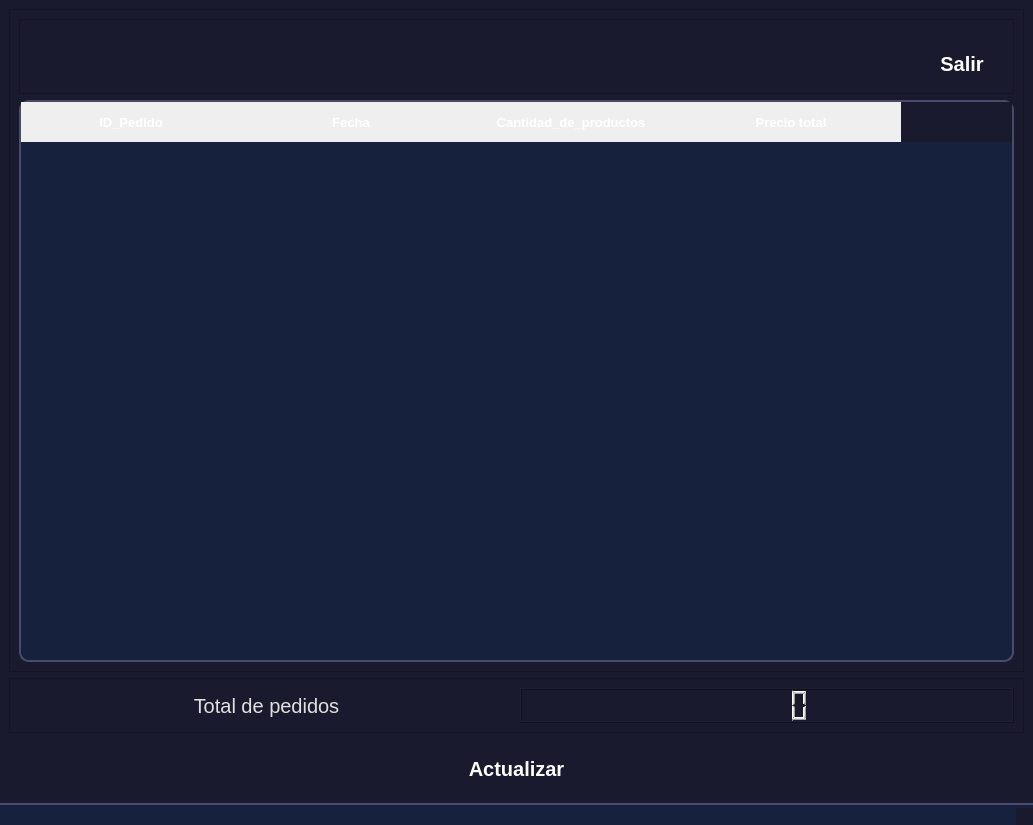
<?xml version="1.0" encoding="UTF-8"?>
<ui version="4.0">
 <class>MainWindow</class>
 <widget class="QMainWindow" name="MainWindow">
  <property name="geometry">
   <rect>
    <x>0</x>
    <y>0</y>
    <width>1033</width>
    <height>825</height>
   </rect>
  </property>
  <property name="windowTitle">
   <string>MainWindow</string>
  </property>
  <property name="styleSheet">
   <string notr="true">/* ========================================
   ESTILO JUVENIL MODERNO - Qt Designer
   Colores: Azul Eléctrico, Morado, Coral
   ======================================== */

/* CONFIGURACIÓN GENERAL */
QWidget {
    background-color: #1a1a2e;
    color: #e0e0e0;
    font-family: &quot;Segoe UI&quot;, Arial, sans-serif;
    font-size: 14px;
}

QMainWindow {
    background-color: #16213e;
}

/* BOTONES */
QPushButton {
    background-color: qlineargradient(x1:0, y1:0, x2:1, y2:1,
                                      stop:0 #6C63FF, stop:1 #5a52d5);
    color: white;
    border: none;
    border-radius: 12px;
    padding: 10px 20px;
    font-weight: bold;
    font-size: 20px;
    min-height: 35px;
}

QPushButton:hover {
    background-color: qlineargradient(x1:0, y1:0, x2:1, y2:1,
                                      stop:0 #7d75ff, stop:1 #6b63e5);
    transform: scale(1.05);
}

QPushButton:pressed {
    background-color: qlineargradient(x1:0, y1:0, x2:1, y2:1,
                                      stop:0 #5548cc, stop:1 #4a41b8);
    padding-top: 12px;
    padding-bottom: 8px;
}

QPushButton:disabled {
    background-color: #3a3a4a;
    color: #6a6a7a;
}

/* Botón Alternativo (Acento Coral) */
QPushButton#btnAccion,
QPushButton#btnGuardar,
QPushButton#btnAceptar {
    background-color: qlineargradient(x1:0, y1:0, x2:1, y2:1,
                                      stop:0 #FF6B6B, stop:1 #ee5a6f);
}

QPushButton#btnAccion:hover,
QPushButton#btnGuardar:hover,
QPushButton#btnAceptar:hover {
    background-color: qlineargradient(x1:0, y1:0, x2:1, y2:1,
                                      stop:0 #ff7c7c, stop:1 #ff6b7f);
}

/* LINE EDIT (CAMPOS DE TEXTO) */
QLineEdit {
    background-color: #0f3460;
    border: 2px solid #16213e;
    border-radius: 10px;
    padding: 10px 15px;
    color: #e0e0e0;
    selection-background-color: #6C63FF;
    font-size: 14px;
}

QLineEdit:focus {
    border: 2px solid #6C63FF;
    background-color: #133b5c;
}

QLineEdit:hover {
    border: 2px solid #4a4a6a;
}

QLineEdit:disabled {
    background-color: #2a2a3a;
    color: #6a6a7a;
    border: 2px solid #1a1a2a;
}

/* TEXT EDIT Y PLAIN TEXT EDIT */
QTextEdit, QPlainTextEdit {
    background-color: #0f3460;
    border: 2px solid #16213e;
    border-radius: 10px;
    padding: 10px;
    color: #e0e0e0;
    selection-background-color: #6C63FF;
}

QTextEdit:focus, QPlainTextEdit:focus {
    border: 2px solid #6C63FF;
}

/* COMBO BOX */
QComboBox {
    background-color: #0f3460;
    border: 2px solid #16213e;
    border-radius: 10px;
    padding: 8px 15px;
    color: #e0e0e0;
    min-height: 30px;
}

QComboBox:hover {
    border: 2px solid #4a4a6a;
}

QComboBox:focus {
    border: 2px solid #6C63FF;
}

QComboBox::drop-down {
    border: none;
    width: 30px;
}

QComboBox::down-arrow {
    image: url(down_arrow.png);
    width: 12px;
    height: 12px;
}

QComboBox QAbstractItemView {
    background-color: #0f3460;
    border: 2px solid #6C63FF;
    border-radius: 8px;
    selection-background-color: #6C63FF;
    selection-color: white;
    padding: 5px;
    outline: none;
}

/* SPIN BOX Y DOUBLE SPIN BOX */
QSpinBox, QDoubleSpinBox {
    background-color: #0f3460;
    border: 2px solid #16213e;
    border-radius: 10px;
    padding: 8px 15px;
    color: #e0e0e0;
}

QSpinBox:focus, QDoubleSpinBox:focus {
    border: 2px solid #6C63FF;
}

QSpinBox::up-button, QDoubleSpinBox::up-button {
    background-color: #6C63FF;
    border-top-right-radius: 8px;
    width: 20px;
}

QSpinBox::down-button, QDoubleSpinBox::down-button {
    background-color: #6C63FF;
    border-bottom-right-radius: 8px;
    width: 20px;
}

/* LABELS */
QLabel {
    color: #e0e0e0;
    background-color: transparent;
    font-size: 20px;
}

QLabel#lblTitulo {
    font-size: 24px;
    font-weight: bold;
    color: #6C63FF;
    padding: 10px;
}

QLabel#lblSubtitulo {
    font-size: 18px;
    font-weight: bold;
    color: #FF6B6B;
}

/* CHECK BOX */
QCheckBox {
    color: #e0e0e0;
    spacing: 8px;
}

QCheckBox::indicator {
    width: 20px;
    height: 20px;
    border-radius: 5px;
    border: 2px solid #4a4a6a;
    background-color: #0f3460;
}

QCheckBox::indicator:checked {
    background-color: #6C63FF;
    border: 2px solid #6C63FF;
    image: url(check.png);
}

QCheckBox::indicator:hover {
    border: 2px solid #6C63FF;
}

/* RADIO BUTTON */
QRadioButton {
    color: #e0e0e0;
    spacing: 8px;
}

QRadioButton::indicator {
    width: 20px;
    height: 20px;
    border-radius: 10px;
    border: 2px solid #4a4a6a;
    background-color: #0f3460;
}

QRadioButton::indicator:checked {
    background-color: #6C63FF;
    border: 2px solid #6C63FF;
}

QRadioButton::indicator:hover {
    border: 2px solid #6C63FF;
}

/* GROUP BOX */
QGroupBox {
    border: 2px solid #4a4a6a;
    border-radius: 12px;
    margin-top: 15px;
    padding-top: 20px;
    font-weight: bold;
    color: #FF6B6B;
}

QGroupBox::title {
    subcontrol-origin: margin;
    subcontrol-position: top left;
    padding: 5px 15px;
    background-color: #16213e;
    border-radius: 8px;
    color: #FF6B6B;
}

/* TAB WIDGET */
QTabWidget::pane {
    border: 2px solid #4a4a6a;
    border-radius: 10px;
    background-color: #16213e;
    top: -2px;
}

QTabBar::tab {
    background-color: #0f3460;
    color: #a0a0a0;
    border: none;
    border-top-left-radius: 10px;
    border-top-right-radius: 10px;
    padding: 12px 25px;
    margin-right: 5px;
    font-weight: bold;
}

QTabBar::tab:selected {
    background-color: qlineargradient(x1:0, y1:0, x2:0, y2:1,
                                      stop:0 #6C63FF, stop:1 #5a52d5);
    color: white;
}

QTabBar::tab:hover {
    background-color: #1a4d7a;
    color: #e0e0e0;
}

/* TABLE WIDGET */
QTableWidget {
    background-color: #16213e;
    alternate-background-color: #1a2332;
    border: 2px solid #4a4a6a;
    border-radius: 10px;
    gridline-color: #2a3a4a;
    color: #e0e0e0;
}

QTableWidget::item {
    padding: 8px;
    border: none;
}

QTableWidget::item:selected {
    background-color: #6C63FF;
    color: white;
}

QTableWidget::item:hover {
    background-color: #2a4a6a;
}

QHeaderView::section {
    background-color: qlineargradient(x1:0, y1:0, x2:0, y2:1,
                                      stop:0 #6C63FF, stop:1 #5a52d5);
    color: white;
    padding: 10px;
    border: none;
    font-weight: bold;
    font-size: 13px;
}

QHeaderView::section:hover {
    background-color: #7d75ff;
}

/* SCROLLBAR VERTICAL */
QScrollBar:vertical {
    background-color: #1a1a2e;
    width: 12px;
    margin: 0;
    border-radius: 6px;
}

QScrollBar::handle:vertical {
    background-color: #6C63FF;
    min-height: 30px;
    border-radius: 6px;
}

QScrollBar::handle:vertical:hover {
    background-color: #7d75ff;
}

QScrollBar::add-line:vertical,
QScrollBar::sub-line:vertical {
    height: 0px;
}

/* SCROLLBAR HORIZONTAL */
QScrollBar:horizontal {
    background-color: #1a1a2e;
    height: 12px;
    margin: 0;
    border-radius: 6px;
}

QScrollBar::handle:horizontal {
    background-color: #6C63FF;
    min-width: 30px;
    border-radius: 6px;
}

QScrollBar::handle:horizontal:hover {
    background-color: #7d75ff;
}

QScrollBar::add-line:horizontal,
QScrollBar::sub-line:horizontal {
    width: 0px;
}

/* PROGRESS BAR */
QProgressBar {
    background-color: #0f3460;
    border: 2px solid #16213e;
    border-radius: 10px;
    text-align: center;
    color: white;
    font-weight: bold;
    height: 25px;
}

QProgressBar::chunk {
    background-color: qlineargradient(x1:0, y1:0, x2:1, y2:0,
                                      stop:0 #6C63FF, stop:1 #FF6B6B);
    border-radius: 8px;
}

/* SLIDER */
QSlider::groove:horizontal {
    background-color: #0f3460;
    height: 8px;
    border-radius: 4px;
}

QSlider::handle:horizontal {
    background-color: #6C63FF;
    width: 20px;
    height: 20px;
    margin: -6px 0;
    border-radius: 10px;
}

QSlider::handle:horizontal:hover {
    background-color: #7d75ff;
}

/* MENU BAR */
QMenuBar {
    background-color: #16213e;
    color: #e0e0e0;
    border-bottom: 2px solid #4a4a6a;
}

QMenuBar::item {
    padding: 8px 15px;
    background-color: transparent;
}

QMenuBar::item:selected {
    background-color: #6C63FF;
    color: white;
}

/* MENU */
QMenu {
    background-color: #16213e;
    border: 2px solid #6C63FF;
    border-radius: 8px;
    padding: 5px;
}

QMenu::item {
    padding: 8px 30px 8px 15px;
    border-radius: 5px;
    color: #e0e0e0;
}

QMenu::item:selected {
    background-color: #6C63FF;
    color: white;
}

/* TOOLTIP */
QToolTip {
    background-color: #6C63FF;
    color: white;
    border: 2px solid #5a52d5;
    border-radius: 8px;
    padding: 8px;
    font-size: 12px;
}

/* STATUS BAR */
QStatusBar {
    background-color: #16213e;
    color: #a0a0a0;
    border-top: 2px solid #4a4a6a;
}

/* DIALOG */
QDialog {
    background-color: #1a1a2e;
}

/* LIST WIDGET */
QListWidget {
    background-color: #16213e;
    border: 2px solid #4a4a6a;
    border-radius: 10px;
    color: #e0e0e0;
    padding: 5px;
}

QListWidget::item {
    padding: 10px;
    border-radius: 8px;
    margin: 2px;
}

QListWidget::item:selected {
    background-color: #6C63FF;
    color: white;
}

QListWidget::item:hover {
    background-color: #2a4a6a;
}

/* TREE WIDGET */
QTreeWidget {
    background-color: #16213e;
    border: 2px solid #4a4a6a;
    border-radius: 10px;
    color: #e0e0e0;
}

QTreeWidget::item {
    padding: 8px;
}

QTreeWidget::item:selected {
    background-color: #6C63FF;
    color: white;
}

QTreeWidget::item:hover {
    background-color: #2a4a6a;
}

/* CALENDAR WIDGET */
QCalendarWidget {
    background-color: #16213e;
    border-radius: 10px;
}

QCalendarWidget QToolButton {
    color: #e0e0e0;
    background-color: #0f3460;
    border-radius: 5px;
    padding: 5px;
}

QCalendarWidget QToolButton:hover {
    background-color: #6C63FF;
}

QCalendarWidget QAbstractItemView {
    background-color: #16213e;
    selection-background-color: #6C63FF;
    selection-color: white;
}
</string>
  </property>
  <widget class="QWidget" name="centralwidget">
   <layout class="QVBoxLayout" name="verticalLayout_2">
    <item>
     <widget class="QFrame" name="frame">
      <property name="frameShape">
       <enum>QFrame::StyledPanel</enum>
      </property>
      <property name="frameShadow">
       <enum>QFrame::Raised</enum>
      </property>
      <layout class="QVBoxLayout" name="verticalLayout">
       <item>
        <widget class="QFrame" name="frame_3">
         <property name="minimumSize">
          <size>
           <width>0</width>
           <height>50</height>
          </size>
         </property>
         <property name="maximumSize">
          <size>
           <width>16777215</width>
           <height>80</height>
          </size>
         </property>
         <property name="layoutDirection">
          <enum>Qt::LeftToRight</enum>
         </property>
         <property name="frameShape">
          <enum>QFrame::StyledPanel</enum>
         </property>
         <property name="frameShadow">
          <enum>QFrame::Raised</enum>
         </property>
         <layout class="QHBoxLayout" name="horizontalLayout_2">
          <item>
           <spacer name="horizontalSpacer">
            <property name="orientation">
             <enum>Qt::Horizontal</enum>
            </property>
            <property name="sizeHint" stdset="0">
             <size>
              <width>40</width>
              <height>20</height>
             </size>
            </property>
           </spacer>
          </item>
          <item>
           <widget class="QPushButton" name="pushButton">
            <property name="minimumSize">
             <size>
              <width>0</width>
              <height>55</height>
             </size>
            </property>
            <property name="maximumSize">
             <size>
              <width>200</width>
              <height>40</height>
             </size>
            </property>
            <property name="text">
             <string>Salir</string>
            </property>
            <property name="icon">
             <iconset>
              <normaloff>../Documents/Qt proyecto final/Salir_logo.png</normaloff>../Documents/Qt proyecto final/Salir_logo.png</iconset>
            </property>
            <property name="iconSize">
             <size>
              <width>40</width>
              <height>40</height>
             </size>
            </property>
           </widget>
          </item>
         </layout>
        </widget>
       </item>
       <item>
        <widget class="QTableWidget" name="tableWidget">
         <attribute name="horizontalHeaderDefaultSectionSize">
          <number>220</number>
         </attribute>
         <column>
          <property name="text">
           <string>ID_Pedido</string>
          </property>
         </column>
         <column>
          <property name="text">
           <string>Fecha</string>
          </property>
         </column>
         <column>
          <property name="text">
           <string>Cantidad_de_productos</string>
          </property>
         </column>
         <column>
          <property name="text">
           <string>Precio total</string>
          </property>
         </column>
        </widget>
       </item>
      </layout>
     </widget>
    </item>
    <item>
     <widget class="QFrame" name="frame_2">
      <property name="minimumSize">
       <size>
        <width>0</width>
        <height>55</height>
       </size>
      </property>
      <property name="frameShape">
       <enum>QFrame::StyledPanel</enum>
      </property>
      <property name="frameShadow">
       <enum>QFrame::Raised</enum>
      </property>
      <layout class="QHBoxLayout" name="horizontalLayout">
       <item>
        <widget class="QLabel" name="label">
         <property name="text">
          <string>Total de pedidos</string>
         </property>
         <property name="alignment">
          <set>Qt::AlignCenter</set>
         </property>
        </widget>
       </item>
       <item>
        <widget class="QLCDNumber" name="lcdNumber"/>
       </item>
      </layout>
     </widget>
    </item>
    <item>
     <widget class="QPushButton" name="pushButton_2">
      <property name="minimumSize">
       <size>
        <width>0</width>
        <height>55</height>
       </size>
      </property>
      <property name="maximumSize">
       <size>
        <width>16777215</width>
        <height>50</height>
       </size>
      </property>
      <property name="text">
       <string>Actualizar</string>
      </property>
      <property name="icon">
       <iconset>
        <normaloff>../Documents/Qt proyecto final/Pagar_logo.png</normaloff>../Documents/Qt proyecto final/Pagar_logo.png</iconset>
      </property>
      <property name="iconSize">
       <size>
        <width>100</width>
        <height>100</height>
       </size>
      </property>
     </widget>
    </item>
   </layout>
  </widget>
  <widget class="QStatusBar" name="statusbar"/>
 </widget>
 <resources/>
 <connections/>
</ui>
